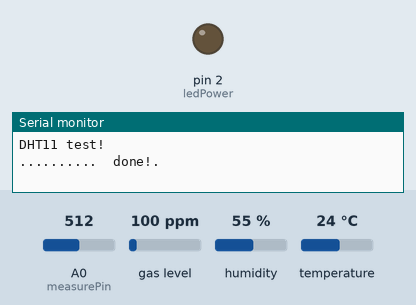
Simulated run of this sketch. Board: Arduino Uno, built with avr-gcc and run on an emulated ATmega328P. Shown: output pins drawn as LEDs (lit = HIGH), the last lines printed to the serial monitor. Inputs (shaded band) come from the test bench; at power-on: gas level 100 ppm, A0 (measurePin) = 512, humidity 55 %, temperature 24 °C.

Above: at 0.1 s.
At 5.9 s:
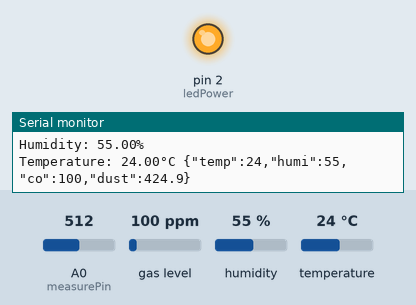
6.0 s: gas level set to 89 ppm
Timing chart, 0 to 9.0 s (numbered marks = the images above; inputs shaded):
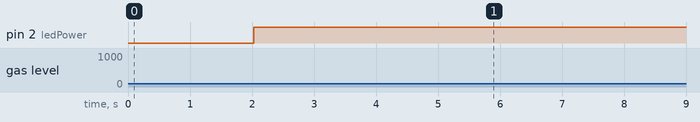

The sketch:

Arduino.ino
```cpp
#include "DHT.h"
#include <SoftwareSerial.h>
#include <ArduinoJson.h>
#include <MQUnifiedsensor.h>

#define DHTPIN 4
#define DHTTYPE DHT11

#define Board ("Arduino UNO")
#define Pin (A1)  //Analog input 1 of arduino
/***********************Software Related Macros************************************/
#define Type ("MQ-2")  //MQ2
#define Voltage_Resolution (5)
#define ADC_Bit_Resolution (10)  // For arduino UNO/MEGA/NANO
#define RatioMQ2CleanAir (9.83)  //RS / R0 = 9.83 ppm

int measurePin = A0;
int ledPower = 2;

int samplingTime = 280;
int deltaTime = 40;
int sleepTime = 9680;

float voMeasured = 0;
float calcVoltage = 0;
float dustDensity = 0;

#define RX_PIN 10  // Chân RX của cổng nối tiếp mềm
#define TX_PIN 11  // Chân TX của cổng nối tiếp mềm

SoftwareSerial mySerial(RX_PIN, TX_PIN);  // Tạo một đối tượng cổng nối tiếp mềm
DHT dht(DHTPIN, DHTTYPE);
MQUnifiedsensor MQ2(Board, Voltage_Resolution, ADC_Bit_Resolution, Pin, Type);
StaticJsonDocument<100> doc;
void setup() {
  Serial.begin(9600);
  Serial.println(F("DHT11 test!"));
  mySerial.begin(9600);  // Khởi tạo cổng nối tiếp mềm với tốc độ baud là 9600
  dht.begin();
  MQ2.setRegressionMethod(1);  //_PPM =  a*ratio^b
  MQ2.setA(36974);
  MQ2.setB(-3.109);  //
  MQ2.init();
  float calcR0 = 0;
  for (int i = 1; i <= 10; i++) {
    MQ2.update();  // Update data, the arduino will read the voltage from the analog pin
    calcR0 += MQ2.calibrate(RatioMQ2CleanAir);
    Serial.print(".");
  }
  MQ2.setR0(calcR0 / 10);
  Serial.println("  done!.");

  if (isinf(calcR0)) {
    Serial.println("Warning: Conection issue, R0 is infinite (Open circuit detected) please check your wiring and supply");
    while (1)
      ;
  }
  if (calcR0 == 0) {
    Serial.println("Warning: Conection issue found, R0 is zero (Analog pin shorts to ground) please check your wiring and supply");
    while (1)
      ;
  }
  /*****************************  MQ CAlibration ********************************************/

  MQ2.serialDebug(true);
  pinMode(ledPower, OUTPUT);
}

void loop() {
  delay(2000);
  float h = dht.readHumidity();
  float t = dht.readTemperature();
  if (isnan(h) || isnan(t)) {
    Serial.println(F("Failed to read from DHT sensor!"));
    return;
  }
  MQ2.update();  // Update data, the arduino will read the voltage from the analog pin
  float CO_concentration = MQ2.readSensor();
  digitalWrite(ledPower, LOW);          // Bật IR LED
  delayMicroseconds(samplingTime);      //Delay 0.28ms
  voMeasured = analogRead(measurePin);  // Đọc giá trị ADC V0
  delayMicroseconds(deltaTime);         //Delay 0.04ms
  digitalWrite(ledPower, HIGH);         // Tắt LED
  delayMicroseconds(sleepTime);         //Delay 9.68ms

  // Tính điện áp từ giá trị ADC
  calcVoltage = voMeasured * (5.0 / 1024);  //Điệp áp Vcc của cảm biến (5.0 hoặc 3.3)
  dustDensity = 170 * calcVoltage - 0.1;
  Serial.print("Dust Density: ");
  Serial.println(dustDensity);
  Serial.print("CO_concentration: ");
  Serial.println(CO_concentration);
  Serial.print(F("Humidity: "));
  Serial.print(h);
  Serial.println(F("%  "));
  Serial.print(F("Temperature: "));
  Serial.print(t);
  Serial.print(F("°C "));
  doc["temp"] = t;
  doc["humi"] = h;
  doc["co"] = CO_concentration;
  doc["dust"] = dustDensity;
  serializeJson(doc, mySerial);
  mySerial.println();
  serializeJson(doc, Serial);
  Serial.println();
  delay(1000);
}
```
